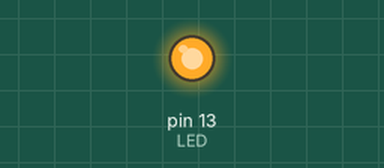
Bench run of a sketch on a simulated Arduino Uno, built with avr-gcc and run on an emulated ATmega328P. Shown: output pins drawn as LEDs (lit = HIGH). What the sketch prints to the serial monitor is not drawn.

Above: at 1.5 s.
At 3.5 s:
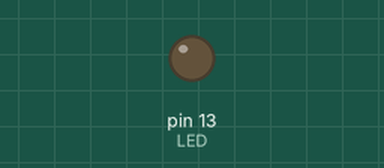
Timing chart, 0 to 6.5 s (numbered marks = the images above):
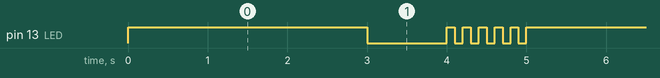

Measured:
- by itself, pin 13 (LED): repeats every 5.0 s: LOW 1.0 s, 5 × (HIGH 0.10 s, LOW 0.10 s), HIGH 3.0 s
- by itself, everything shown: repeats every 5.0 s, in 12 steps

The sketch:

blinkinLED.ino
```cpp
#define LED 13
void setup() {
  Serial.begin(115200);
  // put your setup code here, to run once:
  pinMode(LED, OUTPUT);
}

void loop() {
  // put your main code here, to run repeatedly:
  Serial.print("Start");
  digitalWrite(LED,HIGH);
  delay(3000);
  digitalWrite(LED,LOW);
  delay(1000);
  digitalWrite(LED,HIGH);
  delay(100);
  digitalWrite(LED,LOW);
  delay(100);
  digitalWrite(LED,HIGH);
  delay(100);
  digitalWrite(LED,LOW);
  delay(100);
  digitalWrite(LED,HIGH);
  delay(100);
  digitalWrite(LED,LOW);
  delay(100);
  digitalWrite(LED,HIGH);
  delay(100);
  digitalWrite(LED,LOW);
  delay(100);
  digitalWrite(LED,HIGH);
  delay(100);
  digitalWrite(LED,LOW);
  delay(100);
  Serial.println();
}
```
